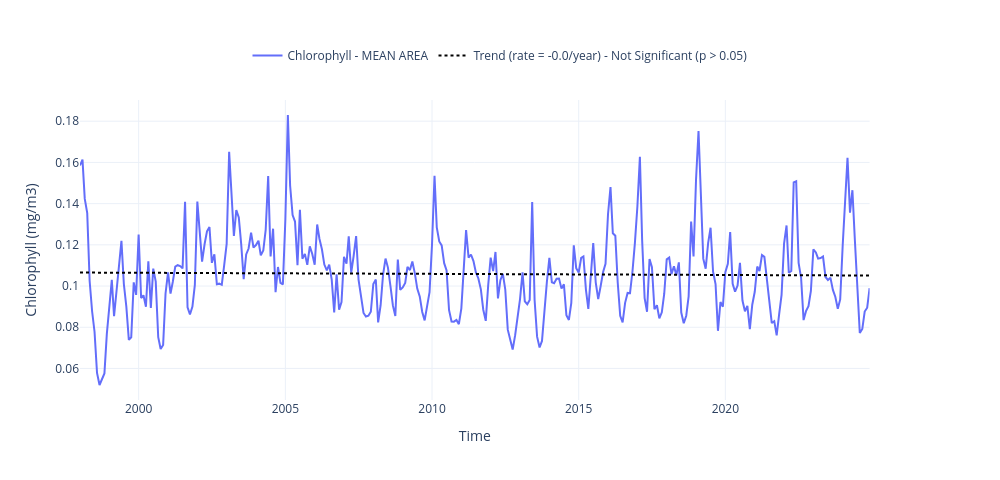

The notebook cell saved with this chart:
### Code cell
fig, trend = plot_timeseries_interactive(dict_plot, trendline=True, scatter_dict = None, return_trend=True, figsize = (25, 12), label_yaxes = 'Chlorophyll (mg/m3)');
fig.write_html(op.join(path_figs, 'F15_chlorophyll_mean_trend.html'), include_plotlyjs="cdn")
fig.write_image(op.join(path_figs, 'F15_chlorophyll_mean_trend.png'), width=1200, height=600,)

### Figure 1 — Plotly figure (JSON) as saved in the notebook; plotly's stock layout.template omitted (floating-point values rounded to 4 significant figures; data arrays with more than 128 entries replaced by an {"elided": "..."} marker saying what was removed)
{"data": [{"line": {"color": "#636EFA"}, "name": "Chlorophyll - MEAN AREA", "type": "scatter", "x": {"elided": "324 str values"}, "xaxis": "x", "y": {"elided": "324 float values"}, "yaxis": "y"}, {"line": {"color": "black", "dash": "dot"}, "mode": "lines", "name": "Trend (rate = -0.0/year) - Not Significant (p > 0.05)", "showlegend": true, "type": "scatter", "x": {"elided": "324 str values"}, "xaxis": "x", "y": {"elided": "324 float values"}, "yaxis": "y"}], "layout": {"height": 480, "legend": {"font": {"size": 12}, "orientation": "h", "x": 0.5, "xanchor": "center", "y": 1.1, "yanchor": "bottom"}, "title": {"text": " "}, "width": 1000, "xaxis": {"anchor": "y", "domain": [0, 0.94], "title": {"text": "Time"}}, "yaxis": {"anchor": "x", "domain": [0, 1], "title": {"text": "Chlorophyll (mg/m3)"}}, "yaxis2": {"anchor": "x", "overlaying": "y", "side": "right"}}}
